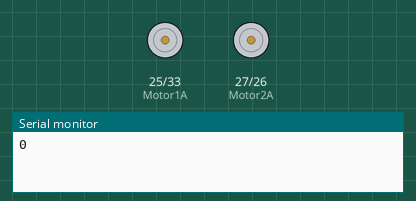
A program run on a simulated ESP32. Parts: motor-driver pin pairs drawn as motors (green arrow = first pin HIGH = forward, orange = second pin HIGH = backward, longer = more drive), the last lines printed to the serial monitor.

Above: at 0.1 s.
At 9.6 s:
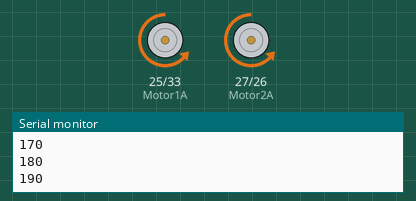
At 19.1 s:
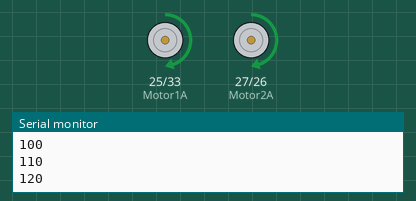
At 38.6 s:
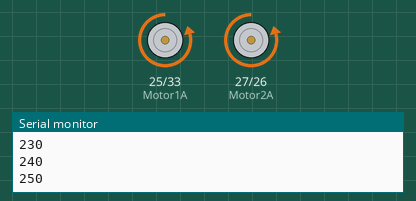
Timing chart, 0 to 40.0 s (numbered marks = the images above):
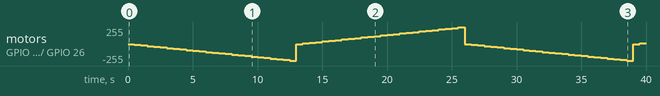

Measured:
- by itself, motor on GPIO 25 (Motor1A) / GPIO 33 (Motor1B), motor on GPIO 27 (Motor2A) / GPIO 26 (Motor2B): stopped → backward 10/255 at 0.50 s, → backward 20/255 0.50 s later, → backward 30/255 0.50 s later, → backward 40/255 0.50 s later, … (79 changes in this stretch)

The program:

main.cpp
```cpp
#include <Arduino.h>

#define LED_BUILTIN 2

int channelA = 0;
int channelB = 1;
int channe2A = 2;
int channe2B = 3;

int freq = 5000;
int resolution = 8;

int Motor1A = 25;
int Motor1B = 33;

int Motor2A = 27;
int Motor2B = 26;

void setup()
{
  Serial.begin(115200);
  ledcSetup(channelA, freq, resolution);    // Init PWM Frequency and PWM Resolution to PWM Channel 0
  ledcAttachPin(Motor1A, channelA);         // Attach PWM Channel 0 to ESP32 Pin 25
  //ledcAttachPin(LED_BUILTIN, channelA);   // Test PWM with build-in LED

  ledcSetup(channelB, freq, resolution);    // Init PWM Frequency and PWM Resolution to PWM Channel 1
  ledcAttachPin(Motor1B, channelB);         // Attach PWM Channel 1 to ESP32 Pin 33

  ledcSetup(channe2A, freq, resolution);    // Init PWM Frequency and PWM Resolution to PWM Channel 2
  ledcAttachPin(Motor2A, channe2A);         // Attach PWM Channel 2 to ESP32 Pin 27

  ledcSetup(channe2B, freq, resolution);    // Init PWM Frequency and PWM Resolution to PWM Channel 3
  ledcAttachPin(Motor2B, channe2B);         // Attach PWM Channel 3 to ESP32 Pin 26
}

void loop()
{
  // Forward Direction
  ledcWrite(channelA, 0);                   // Set PWM Duty Cycle
  ledcWrite(channe2A, 0);                   // Set PWM Duty Cycle

  for (int dutyCycle = 0; dutyCycle <= 255; dutyCycle = dutyCycle + 10)
  {
    Serial.println(dutyCycle);
    ledcWrite(channelB, dutyCycle);
    ledcWrite(channe2B, dutyCycle);
    delay(500);
  }

  // Reverse Direction
  ledcWrite(channelB, 0);
  ledcWrite(channe2B, 0);

  for (int dutyCycle = 0; dutyCycle <= 255; dutyCycle = dutyCycle + 10)
  {
    Serial.println(dutyCycle);
    ledcWrite(channelA, dutyCycle);
    ledcWrite(channe2A, dutyCycle);
    delay(500);
  }

}
```
